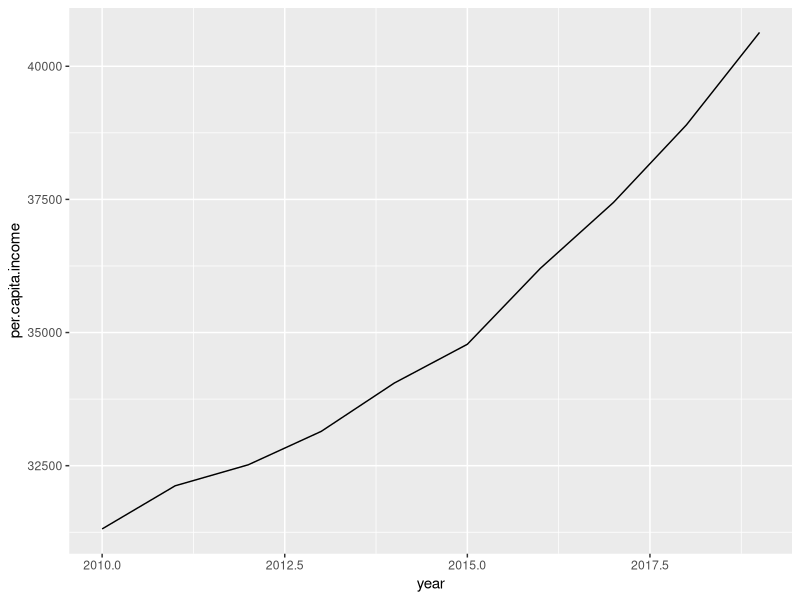

The R source for this figure:
#Per capita income in the past 12 months from 2010-2019 in VA Plot
#Creating a line graph
library(ggplot2)
library(tidyverse)
Income_Per_Capita <- read_csv("Data/incomepercapitainVA.csv")
  #Make the years factors so they don't have decimals
Income_Per_Capita_Plot <- ggplot(data = Income_Per_Capita) + geom_line(mapping = aes(x = year, y = per.capita.income))


  
